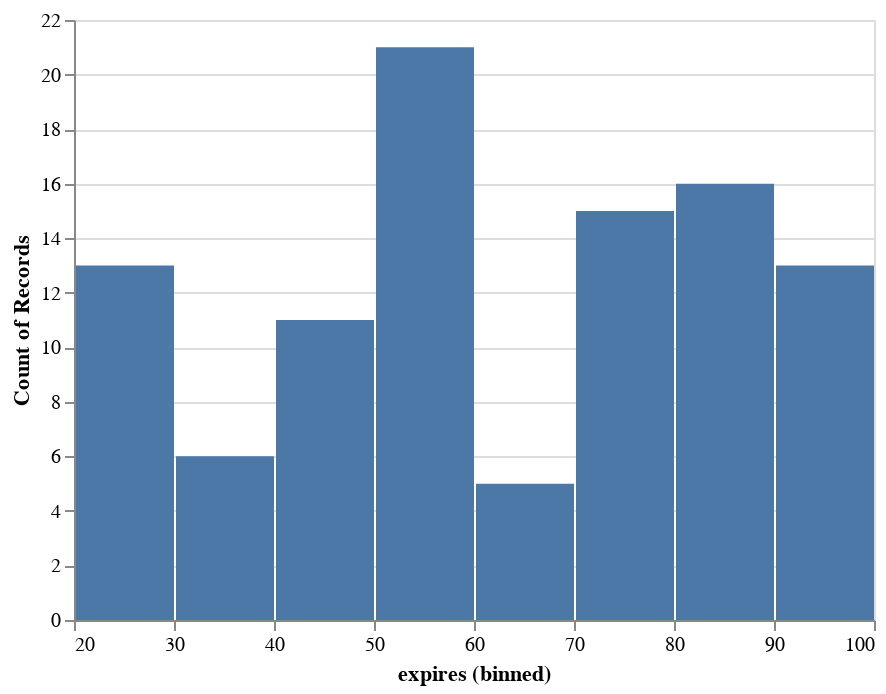

The cell this chart's notebook holds for it:
### Code cell
# let's plot the distribution of expirations
alt.Chart(robots).mark_bar().encode(
    alt.X("expires:Q", bin=True),
    y='count()',
)

### Figure 1 — Vega-Lite specification as saved in the notebook (floating-point values rounded to 4 significant figures; data arrays with more than 128 entries replaced by an {"elided": "..."} marker saying what was removed)
{"config": {"view": {"continuousWidth": 400, "continuousHeight": 300}}, "data": {"name": "data-f126f0f2eb631767f725dee26b6e9ae0"}, "mark": "bar", "encoding": {"x": {"bin": true, "field": "expires", "type": "quantitative"}, "y": {"aggregate": "count", "type": "quantitative"}}, "$schema": "https://vega.github.io/schema/vega-lite/v4.17.0.json", "datasets": {"data-f126f0f2eb631767f725dee26b6e9ae0": {"elided": "151 records"}}}
